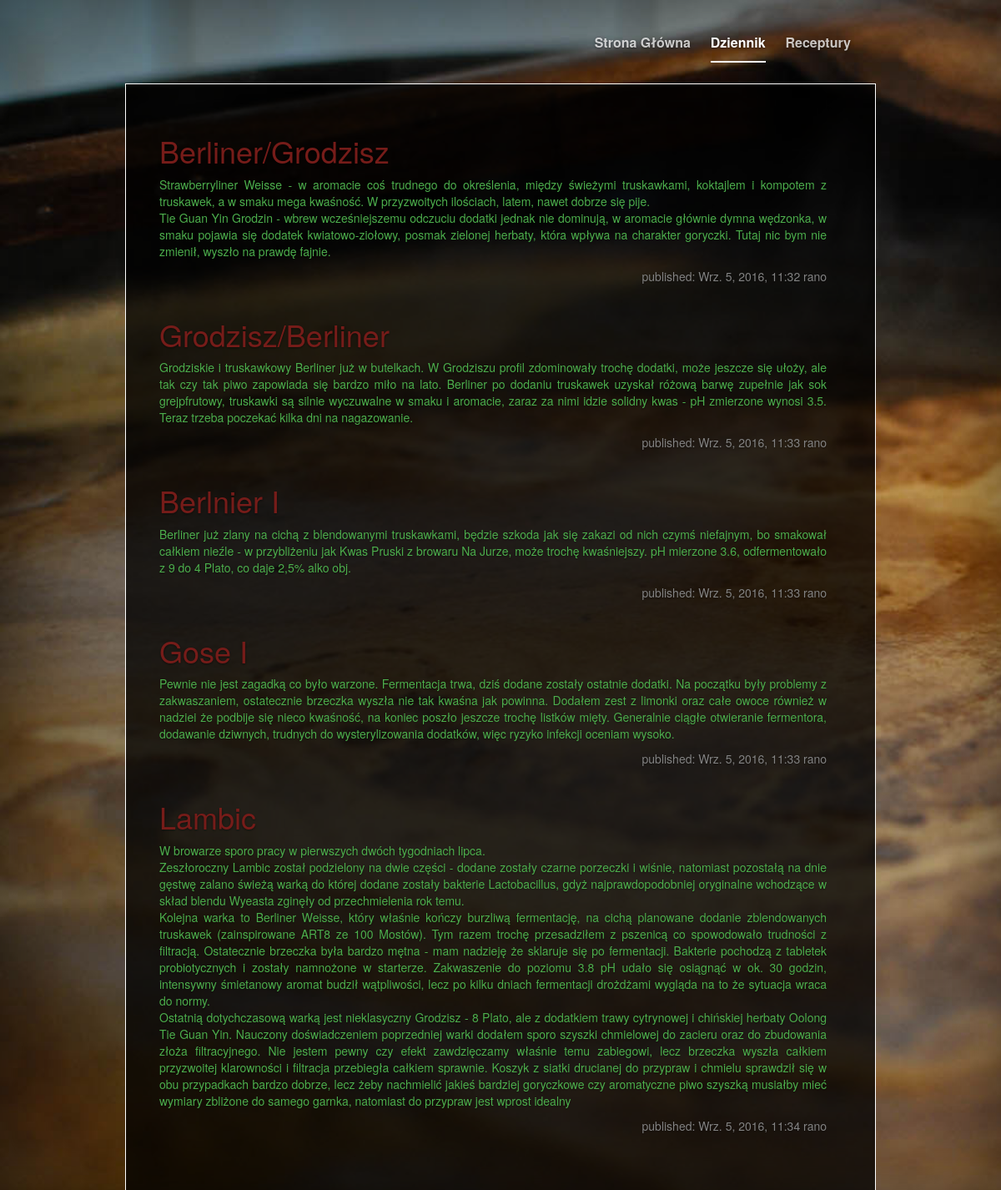
Page /post_list on the committed database.
### blog/models.py (models this page shows, shortened)
class Post(models.Model):
    author = models.ForeignKey('auth.User')
    title = models.CharField(max_length=200)
    text = models.TextField()
    created_date = models.DateTimeField(
            default=timezone.now)
    published_date = models.DateTimeField(
            blank=True, null=True)

### blog/views.py (the view)
# urls.py: url(r'^post_list', views.post_list, name='post_list'),
def post_list(request):
    posts = Post.objects.filter(published_date__lte=timezone.now()).order_by('published_date')
    return render(request, 'blog/post_list.html', {'posts': posts})

### templates/blog/post_list.html
{% extends 'blog/base.html' %}
{%  block content %}
    {% for post in posts %}
        <div class="post">
            <h1><a href="{% url 'post_detail' pk=post.pk %}">{{ post.title }}</a></h1>
            <p>{{ post.text|linebreaksbr }}</p>
            <div class="date">
                <p>published: {{ post.published_date }}</p>
            </div>
        </div>
    {% endfor %}
{% endblock %}

### static/css/cover.css (style rules this page uses)
a, a:focus, a:hover { color: #fff; }
html, body { height: 100%; background-color: #333333; background-image: url(../pictures/tlo.jpg); background-attachment: fixed; -webkit-background-size: cover; -moz-background-size: cover; -o-background-size: cover; background-size: cover; }
body { color: #fff; text-align: center; text-shadow: 0 1px 3px rgba(0,0,0,.5); }
.date { float: right; color: #828282; }
.post { margin-bottom: 70px; color: #4cae4c; text-align: justify; align-self: center; width: 800px; }
.post h1 a, .post h1 a:visited { color: #761c19; }

### rows in the picture
Post: title "Berliner/Grodzisz", text "Strawberryliner Weisse - w aromacie coś trudnego do określenia, między świeżymi truskawkami, koktajlem i kompotem z truskawek, a w smaku mega kwaśność. W przyzwoitych ilościach, latem, nawet dobrze się pije. Tie Guan Yin Grodzin - wbrew wcześniejszemu odczuciu dodatki jednak nie dominują, w aromacie głównie dymna wędzonka, w smaku pojawia się dodatek kwiatowo-ziołowy, posmak zielonej herbaty, która wpływa na charakter goryczki. Tutaj nic bym nie zmienił, wyszło na prawdę fajnie.", published_date "Wrz. 5, 2016, 11:32 rano"
Post: title "Grodzisz/Berliner", text "Grodziskie i truskawkowy Berliner już w butelkach. W Grodziszu profil zdominowały trochę dodatki, może jeszcze się ułoży, ale tak czy tak piwo zapowiada się bardzo miło na lato. Berliner po dodaniu truskawek uzyskał różową barwę zupełnie jak sok grejpfrutowy, truskawki są silnie wyczuwalne w smaku i aromacie, zaraz za nimi idzie solidny kwas - pH zmierzone wynosi 3.5. Teraz trzeba poczekać kilka dni na nagazowanie.", published_date "Wrz. 5, 2016, 11:33 rano"
Post: title "Berlnier I", text "Berliner już zlany na cichą z blendowanymi truskawkami, będzie szkoda jak się zakazi od nich czymś niefajnym, bo smakował całkiem nieźle - w przybliżeniu jak Kwas Pruski z browaru Na Jurze, może trochę kwaśniejszy. pH mierzone 3.6, odfermentowało z 9 do 4 Plato, co daje 2,5% alko obj.", published_date "Wrz. 5, 2016, 11:33 rano"
Post: title "Gose I", text "Pewnie nie jest zagadką co było warzone. Fermentacja trwa, dziś dodane zostały ostatnie dodatki. Na początku były problemy z zakwaszaniem, ostatecznie brzeczka wyszła nie tak kwaśna jak powinna. Dodałem zest z limonki oraz całe owoce również w nadziei że podbije się nieco kwaśność, na koniec poszło jeszcze trochę listków mięty. Generalnie ciągłe otwieranie fermentora, dodawanie dziwnych, trudnych do wysterylizowania dodatków, więc ryzyko infekcji oceniam wysoko.", published_date "Wrz. 5, 2016, 11:33 rano"
Post: title "Lambic", text "W browarze sporo pracy w pierwszych dwóch tygodniach lipca. Zeszłoroczny Lambic został podzielony na dwie części - dodane zostały czarne porzeczki i wiśnie, natomiast pozostałą na dnie gęstwę zalano świeżą warką do której dodane zostały bakterie Lactobacillus, gdyż najprawdopodobniej oryginalne wchodzące w skład blendu Wyeasta zginęły od przechmielenia rok temu. Kolejna warka to Berliner Weisse, który właśnie kończy burzliwą fermentację, na cichą planowane dodanie zblendowanych truskawek (zainspirowane ART8 ze 100 Mostów). Tym razem trochę przesadziłem z pszenicą co spowodowało trudności z filtracją. Ostatecznie brzeczka była bardzo mętna - mam nadzieję że sklaruje się po fermentacji.…", published_date "Wrz. 5, 2016, 11:34 rano"
